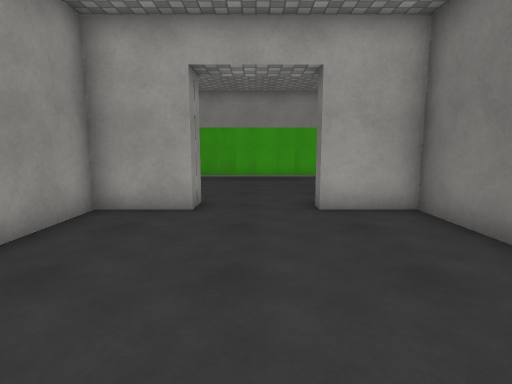
[1] (above)

13 first-person views from a walk through a Unity game level. The camera is 1.3 m above the floor, tilts 8° down and sees 80° across. Doors are open. The floor is counted in squares, 1 m on a side. Each view is taken from the middle of a square. On the plan, view 1 faces up. The plan holds only what a view shows up to about 14 squares ahead; the rest is blank. The player is left out. Surface patterns are stand-ins for the level's own textures.

[2]
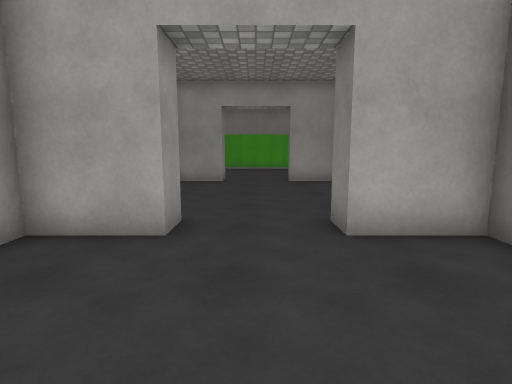

[3]
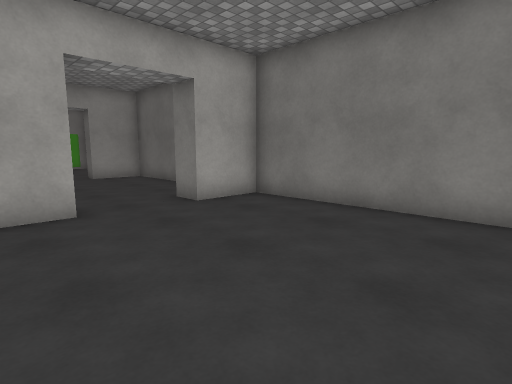

[4]
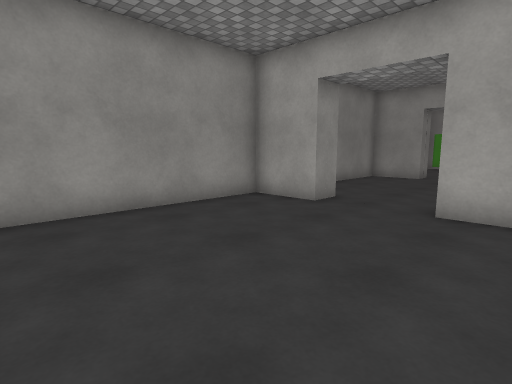

[5]
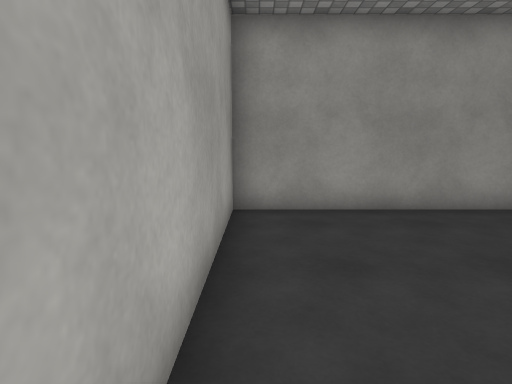

[6]
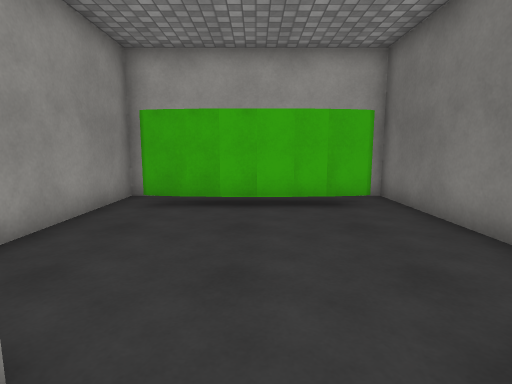

[7]
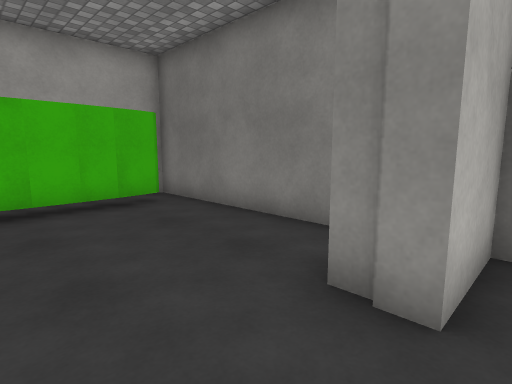

[8]
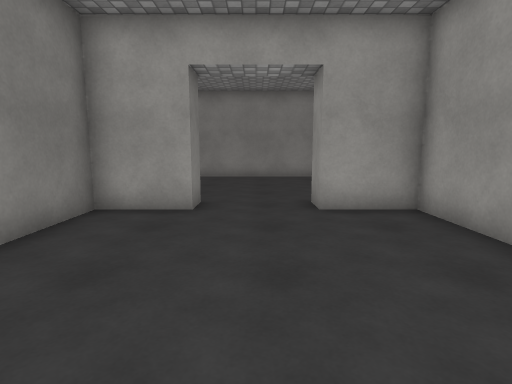

[9]
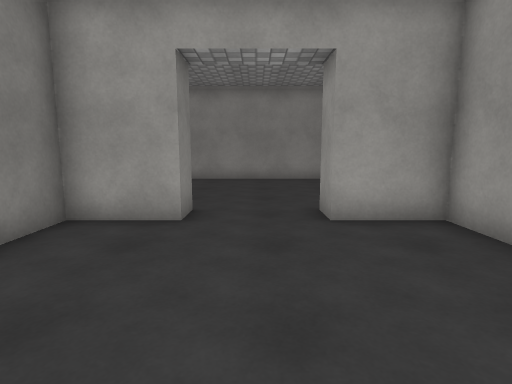

[10]
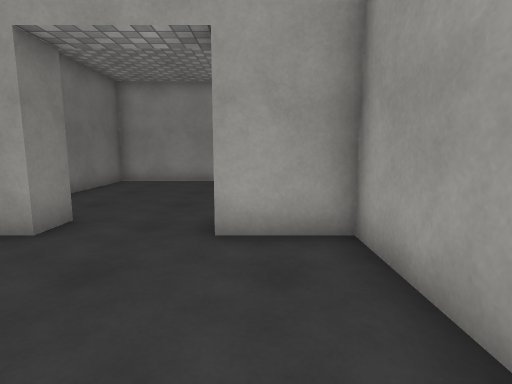

[11]
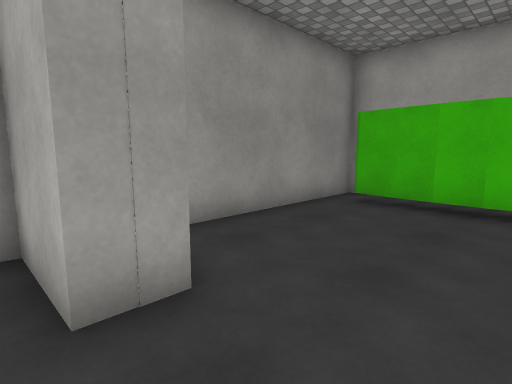

[12]
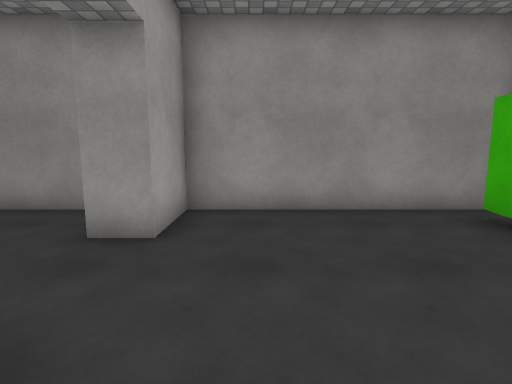

[13]
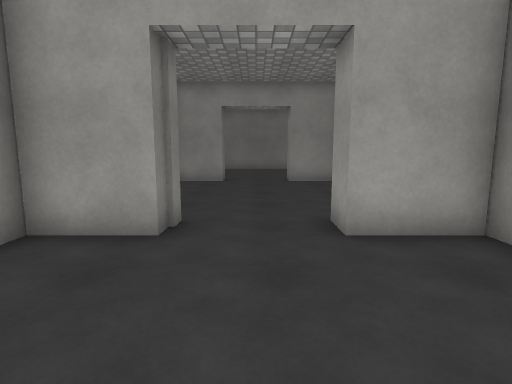

### Floor plan
Points are (right, up) in squares from view 1. A wall is a line through its corners. A room is listed if a view was taken in it or the views show most of it. See-through windows are left out.
Room 1 (views 1, 6, 7, 8, 9, 10, 11, 12, 13)
walls: (1.7, 13) (-1.7, 13); (-1.5, 13.1) (-2.3, 13.2); (-2.1, 13.1) (-2.6, 13.3); (2.3, 13.2) (1.6, 13.1); (1.4, -1.5) (1.4, -0.5) (3.5, -0.5) (3.5, 6.5) (1.4, 6.5) (1.4, 7.5) (3.5, 7.5) (3.5, 14.5) (3.1, 14.5); (2.8, 13.3) (2.2, 13.1); (-3.5, 14.5) (-3.5, 7.5) (-1.4, 7.5) (-1.4, 6.5) (-3.5, 6.5) (-3.5, -0.5) (-1.4, -0.5) (-1.4, -1.5)
ways out: open door at (0, -2) to room 2
Room 2 (views 2, 3, 4, 5)
walls: (-1.4, -1.5) (-3.5, -1.5) (-3.5, -8.5) (3.5, -8.5) (3.5, -1.5) (1.4, -1.5)
ways out: open door at (0, -2) to room 1

Where each view was taken, in squares from view 1:
view 1: 0 up, 0 right, facing up
view 2: 6 down, 0 right, facing up
view 3: 8 down, 3 left, facing up-right
view 4: 8 down, 3 right, facing up-left
view 5: 8 down, 3 right, facing left
view 6: 6 up, 0 right, facing up
view 7: 6 up, 1 left, facing up-right
view 8: 6 up, 0 right, facing down
view 9: 5 up, 0 right, facing down
view 10: 4 up, 2 left, facing down
view 11: 6 up, 1 right, facing up-left
view 12: 9 up, 3 right, facing left
view 13: 12 up, 0 right, facing down
